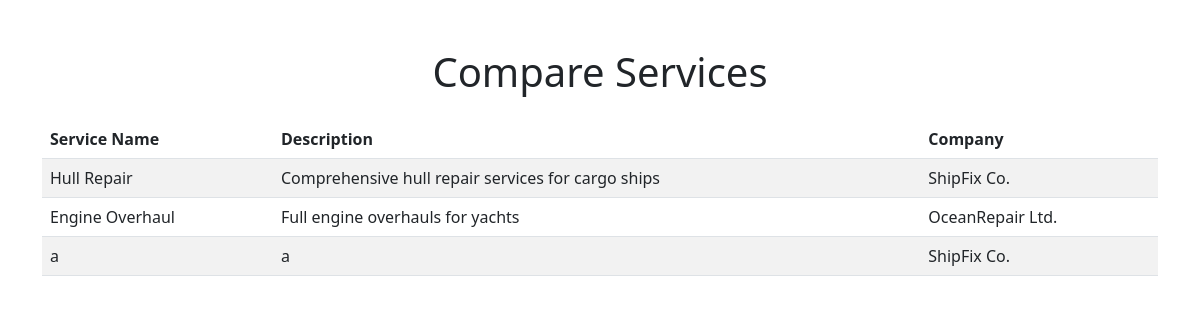
The page /compare-services/ on the database its author committed.
### core/models.py (models this page shows, shortened)
class CompanyService(models.Model):
    company = models.ForeignKey(RepairCompany, on_delete=models.CASCADE, related_name="services")
    service_name = models.CharField(max_length=100)
    service_description = models.TextField()

class RepairCompany(models.Model):
    name = models.CharField(max_length=200)
    description = models.TextField()
    contact_email = models.EmailField()
    phone_number = models.CharField(max_length=15, blank=True, null=True)
    address = models.TextField(blank=True, null=True)
    created_at = models.DateTimeField(auto_now_add=True)

### core/views.py (the view)
# urls.py: path('compare-services/', views.compare_services, name='compare_services'),
def compare_services(request):
    all_services = CompanyService.objects.select_related('company').all()
    return render(request, 'core/compare_services.html', {'services': all_services})

### core/templates/core/compare_services.html (shortened to what this page needs)
﻿{% extends 'base.html' %}
{% block content %}
<h1 class="text-center my-4">Compare Services</h1>
<table class="table table-striped">
    <thead>
        <tr>
            <th>Service Name</th>
            <th>Description</th>
            <th>Company</th>
        </tr>
    </thead>
    <tbody>
        {% for service in services %}
        <tr>
            <td>{{ service.service_name }}</td>
            <td>{{ service.service_description }}</td>
            <td>{{ service.company.name }}</td>
        </tr>
        {% endfor %}
    </tbody>
</table>
{% endblock %}

### rows shown on the page
CompanyService: service_name "Hull Repair", service_description "Comprehensive hull repair services for cargo ships", company.name "ShipFix Co."
CompanyService: service_name "Engine Overhaul", service_description "Full engine overhauls for yachts", company.name "OceanRepair Ltd."
CompanyService: service_name "a", service_description "a", company.name "ShipFix Co."
